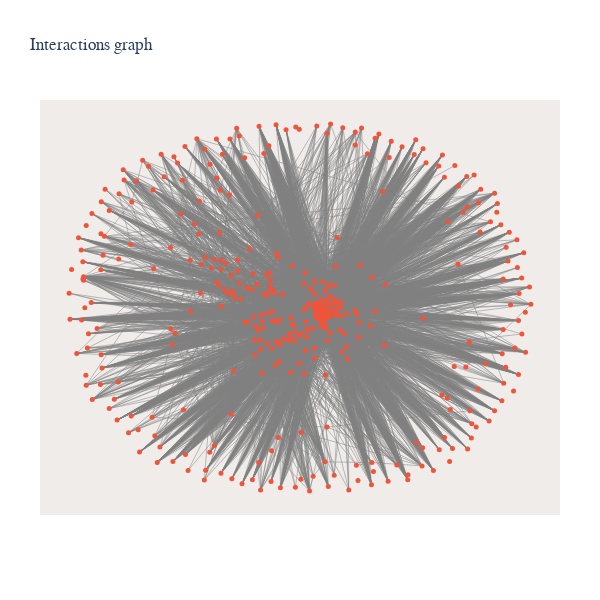

Here is the notebook cell this chart was saved with:
### Code cell
edge_x = []
edge_y = []
names = []
for edge in G.edges():
    x_gen_pos = pos[edge[0]]
    y_gen_pos = pos[edge[1]]
    edge_x.extend([x_gen_pos[0], y_gen_pos[0], None])
    edge_y.extend([x_gen_pos[1], y_gen_pos[1], None])
    
node_x = []
node_y = []

for node in G.nodes():
    gen_pos = pos[node]
    node_x.append(gen_pos[0])
    node_y.append(gen_pos[1])
    names.append(node)
    
trace_nodes=dict(type="scatter",
                 x=node_x, 
                 y=node_y,
                 mode="markers",
                 marker=dict(size=5, colorscale='YlGnBu'),
                 text=names,
                 hoverinfo="text")

trace_edges=dict(type="scatter",                  
                 mode="lines",                  
                 x=edge_x,                  
                 y=edge_y,                 
                 line=dict(width=0.5, color='grey'), hoverinfo="none")

axis=dict(showline=False, 
          zeroline=False,
          showgrid=False,
          showticklabels=False,
          title=""
          )

node_trace = go.Scatter(
    x=node_x, y=node_y,
    mode='markers',
    hoverinfo='text',
    marker=dict(
        showscale=True,
        # colorscale options
        #'Greys' | 'YlGnBu' | 'Greens' | 'YlOrRd' | 'Bluered' | 'RdBu' |
        #'Reds' | 'Blues' | 'Picnic' | 'Rainbow' | 'Portland' | 'Jet' |
        #'Hot' | 'Blackbody' | 'Earth' | 'Electric' | 'Viridis' |
        colorscale='YlGnBu',
        reversescale=True,
        color=[],
        size=10,
        colorbar=dict(
            thickness=15,
            title='Node Connections',
            xanchor='left',
            titleside='right'
        ),
        line_width=2))

layout=dict(title= "Interactions graph",  
             font= dict(family="Balto"),
             width=600,
             height=600,
             autosize=False,
             showlegend=False,
             xaxis=axis,
             yaxis=axis,
             margin=dict(
             l=40,
             r=40,
             b=85,
             t=100,
             pad=0,   
     ),
     hovermode="closest",
     plot_bgcolor="#EFECEA", #set background color            
     )

fig = dict(data=[trace_edges, trace_nodes], layout=layout)

node_adjacencies = []
node_text = []
for node, adjacencies in enumerate(G.adjacency()):
    node_adjacencies.append(len(adjacencies[1]))
    node_text.append('# of connections: '+str(len(adjacencies[1])))

node_trace.marker.color = node_adjacencies
node_trace.text = node_text

iplot(fig)

### Figure 1 — Plotly figure (JSON) as saved in the notebook; plotly's stock layout.template omitted (floating-point values rounded to 4 significant figures; data arrays with more than 128 entries replaced by an {"elided": "..."} marker saying what was removed)
{"data": [{"hoverinfo": "none", "line": {"color": "grey", "width": 0.5}, "mode": "lines", "type": "scatter", "x": {"elided": "16722 float values"}, "y": {"elided": "16722 float values"}}, {"hoverinfo": "text", "marker": {"colorscale": [[0, "rgb(255,255,217)"], [0.125, "rgb(237,248,177)"], [0.25, "rgb(199,233,180)"], [0.375, "rgb(127,205,187)"], [0.5, "rgb(65,182,196)"], [0.625, "rgb(29,145,192)"], [0.75, "rgb(34,94,168)"], [0.875, "rgb(37,52,148)"], [1, "rgb(8,29,88)"]], "size": 5}, "mode": "markers", "text": {"elided": "413 str values"}, "type": "scatter", "x": {"elided": "413 float values"}, "y": {"elided": "413 float values"}}], "layout": {"autosize": false, "font": {"family": "Balto"}, "height": 600, "hovermode": "closest", "margin": {"b": 85, "l": 40, "pad": 0, "r": 40, "t": 100}, "plot_bgcolor": "#EFECEA", "showlegend": false, "title": {"text": "Interactions graph"}, "width": 600, "xaxis": {"autorange": true, "range": [-1.119, 1.126], "showgrid": false, "showline": false, "showticklabels": false, "title": {"text": ""}, "type": "linear", "zeroline": false}, "yaxis": {"autorange": true, "range": [-1.116, 1.108], "showgrid": false, "showline": false, "showticklabels": false, "title": {"text": ""}, "type": "linear", "zeroline": false}}}
